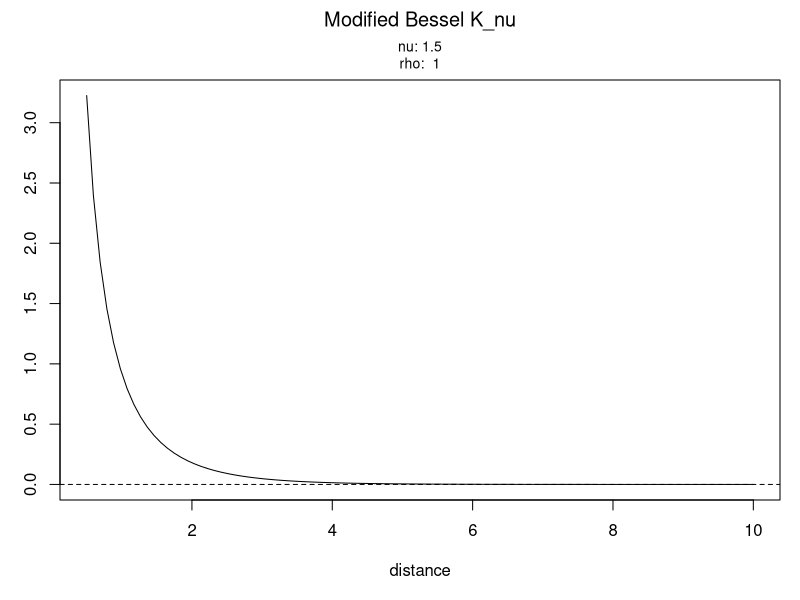

The R source for this figure: (Note: this script raises an error after producing the figure.)
#====================
# Investigate besselK
#====================
# modified Bessel function of the 3rd kind
# Arg:
    # x: numeric, >= 0 
    # nu: order of the Bessel, >=0 in practice, but can be negative in theory


#----------
# Settings
#----------
rm(list = ls())

image.path <- "./Image/"


#----------------
# Bessel function
#----------------
x <- seq(0.5, 10, length.out = 100)
plt_besselK <- function(x, nu) {

  b <- besselK(x, nu = nu)
  plot(x, b, type = "l", xlab = "distance",
       main = bquote(atop("Modified Bessel K_nu", 
                          atop("nu:"~ .(nu), "rho: "~ 1))))
}


#----
# plot
#----
nu = 1.5
b <- besselK(x, nu = nu)
par(mfrow = c(1, 1), mar = c(5, 3, 4, 1))
plt_besselK(x = x, nu = nu)
abline(h = 0, lty = 2)


#------
# Save
#------

png(paste0(image.path, "Bessel_nu_1.5.png"), width = 8, height = 7, 
    units = "in", res = 300)

nu = 1.5
b <- besselK(x, nu = nu)
par(mfrow = c(1, 1), mar = c(5, 3, 4, 1), cex = 1.2)
plt_besselK(x = x, nu = nu)
abline(h = 0, lty = 2)

dev.off()



#--------------
# Conclusion 1:
#--------------

# Modified Bessel function of the 3rd kind is a decreasing function
# In K_v(d / rho), where rho is the large scale range parameter
  # the larger the rho, the larger the K_v, hence the spatial correlation
      # and the slower such correlation decays as spatial distance increases
      # and at small spatial scale, the correlation is less variable, 
        # the surface is smooth

  # the smaller the rho, the smaller the K_v, hence the smaller the spatial correlation
      # the more speedy such correlation decays as distance increases
      # and at small spatial scale, the correlation is very variable
        # the surface is relatively rough


#-------------
# different nu 
#-------------
#N <- seq(0.5, 10, by = 1)
length(N) # [1] 10

par(mfrow = c(3, 3), mar = c(4, 3, 3, 1), mgp = c(1.75, 1, 0),
    cex = 2)

plt_besselK_2 <- function(x, nu) {
  
  b <- besselK(x, nu = nu)
  plot(x, b, type = "l", xlab = "distance",
       ylab = "Bessel K",
       main = bquote(atop("Modified Bessel K_nu", 
                          atop("nu:"~ .(nu)))))
}

for (nu in N) {
  plt_besselK_2(x, nu)
}


# try N with more constrast but less choices

png(paste0(image.path, "Bessel_different_nu.png"), 
    width = 8, height = 7, units = "in", res = 300)

par(mfrow = c(2, 2), mar = c(3, 3, 3.5, 1), mgp = c(1.85, 1, 0),
    cex = 1.1)

N <- c(0.1, 1.5, 15, 50)
for (nu in N) {
  plt_besselK_2(x, nu)
}

dev.off()


#--------------
# Conclusion 2:
#--------------

# The larger the order nu
# the more speedy the BesselK decreases to zero. 
